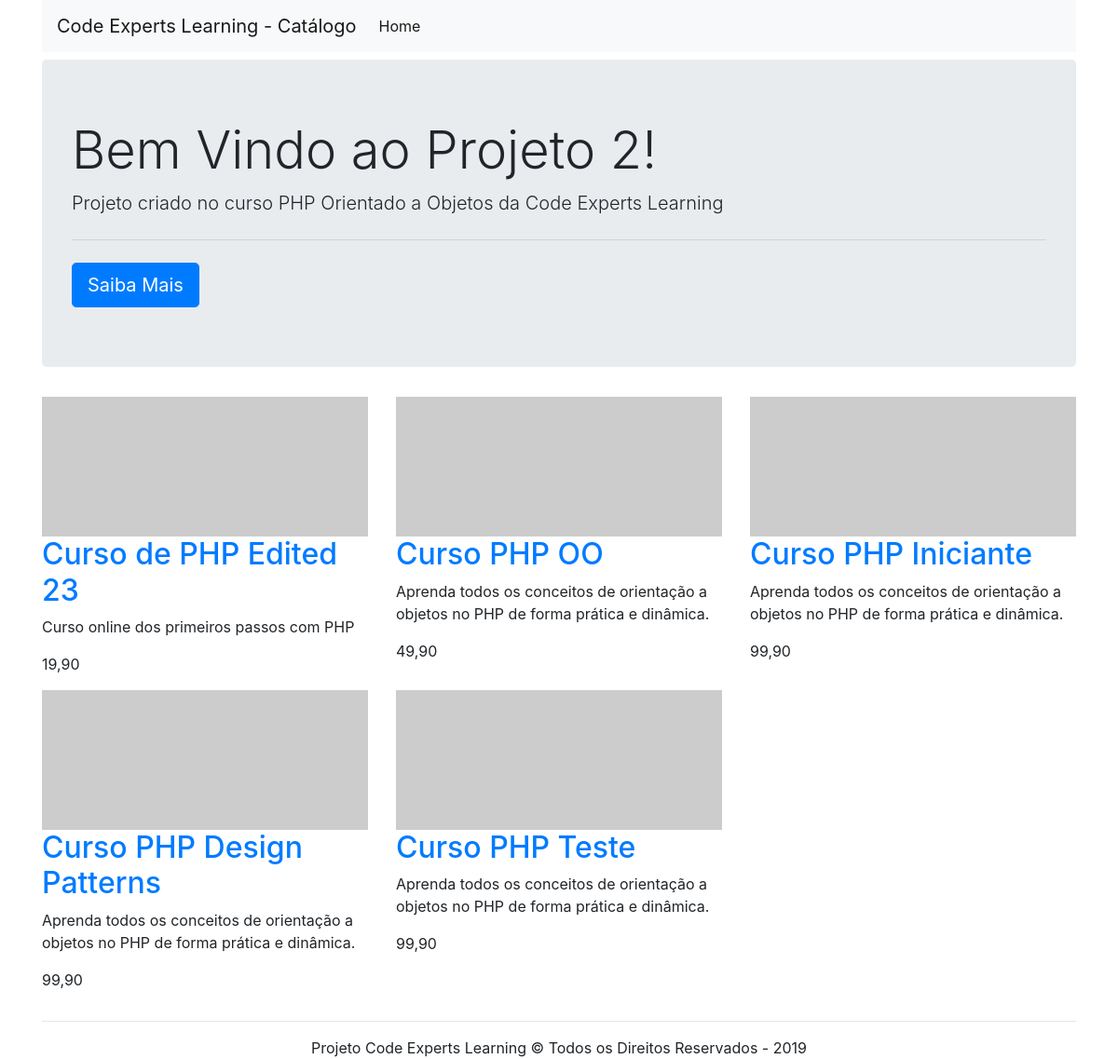
The page / on the database its author committed.
### tables this page shows
CREATE TABLE `products` (
  `id` int(11) NOT NULL AUTO_INCREMENT,
  `category_id` int(11) DEFAULT NULL,
  `name` varchar(255) DEFAULT NULL,
  `price` float(10,2) DEFAULT NULL,
  `amount` int(11) DEFAULT NULL,
  `description` text,
  `slug` varchar(255) DEFAULT NULL,
  `created_at` datetime DEFAULT NULL,
  `updated_at` datetime DEFAULT NULL,
  PRIMARY KEY (`id`)
);

### src/View/View.php (called while the page is built, shortened)
<?php
class View
{
    private $view;
    public function __construct($view)
    {
        $this->view = $view;
        require VIEWS_INCLUDES_PATH . 'header.phtml';
    }
    public function render()
    {
        require VIEWS_PATH . $this->view;
        require VIEWS_INCLUDES_PATH . 'footer.phtml';
        return ob_get_clean();
    }
}

### src/Controller/HomeController.php (called while the page is built, shortened)
<?php
class HomeController
{
    public function index()
    {
        $pdo = Connection::getInstance();
        $view = new View('site' . DIRECTORY_SEPARATOR . 'index.phtml');
        $view->products = (new Product($pdo))->findAll();
        return $view->render();
    }
}

### src/DB/Entity.php (called while the page is built, shortened)
<?php
abstract class Entity
{
    private $conn;
    public function __construct(PDO $conn)
    {
        $this->conn = $conn;
    }
    public function findAll(): array
    {
        $sql = 'SELECT * FROM products';
        $get = $this->conn->query($sql);
        return $get->fetchAll(PDO::FETCH_ASSOC);
    }
}

### views/site/index.phtml (the view)
<div class="jumbotron">
    <h1 class="display-4">Bem Vindo ao Projeto 2!</h1>
    <p class="lead">
        Projeto criado no curso PHP Orientado a Objetos da Code Experts Learning
    </p>
    <hr class="my-4">
    <a class="btn btn-primary btn-lg" href="/" role="button">Saiba Mais</a>
</div>
<div class="row">
    <?php foreach ($this->products as $product) : ?>
        <div class="col-4">
            <img src="http://via.placeholder.com/350x150?text=<?= $product['name'];?>" alt="" class="img-fluid">
            <h2><a href="<?= HOME;?>/product/<?= $product['id'];?>"><?= $product['name'];?></a></h2>
            <p><?= $product['description'];?></p>
            <p><?= number_format($product['price'], 2, ',', '.');?></p>
        </div>
    <?php endforeach; ?>
</div>

### views/includes/header.phtml (shortened to what this page needs)
<!DOCTYPE html>
<html lang="pt-br">
    <head>
        <link type="text/css" rel="stylesheet" href="<?= CSS_PATH;?>bootstrap.min.css">
    </head>
    <body>
        <div class="container">
            <nav class="navbar navbar-expand-lg navbar-light bg-light mb-2">
                <a class="navbar-brand" href="<?= HOME;?>/">Code Experts Learning - Catálogo</a>
                <div class="collapse navbar-collapse" id="navbarSupportedContent">
                    <ul class="navbar-nav mr-auto">
                        <li class="nav-item active">
                            <a class="nav-link" href="<?= HOME;?>/">Home <span class="sr-only">(current)</span></a>
                        </li>
                    </ul>
                </div>
            </nav>

### views/includes/footer.phtml (shortened to what this page needs)
        </div>
        <footer>
            <div class="container text-center">
            <hr>
                Projeto Code Experts Learning &copy; Todos os Direitos Reservados - <?= date('Y');?>
            </div>
        </footer>
    </body>
</html>

### public/index.php (shortened to what this page needs)
<?php
$url = explode('/', trim(parse_url($_SERVER['REQUEST_URI'], PHP_URL_PATH), '/'));
$action = isset($url[1]) && $url[1] ? $url[1] : 'index';
$param = isset($url[2]) && $url[2] ? $url[2] : [];
$response = call_user_func_array([new $controller, $action], [$param]);
print $response;

### rows shown on the page
products: name "Curso de PHP Edited 23", description "Curso online dos primeiros passos com PHP", price "19,90"
products: name "Curso PHP OO", description "Aprenda todos os conceitos de orientação a objetos no PHP de forma prática e dinâmica.", price "49,90"
products: name "Curso PHP Iniciante", description "Aprenda todos os conceitos de orientação a objetos no PHP de forma prática e dinâmica.", price "99,90"
products: name "Curso PHP Design Patterns", description "Aprenda todos os conceitos de orientação a objetos no PHP de forma prática e dinâmica.", price "99,90"
products: name "Curso PHP Teste", description "Aprenda todos os conceitos de orientação a objetos no PHP de forma prática e dinâmica.", price "99,90"
